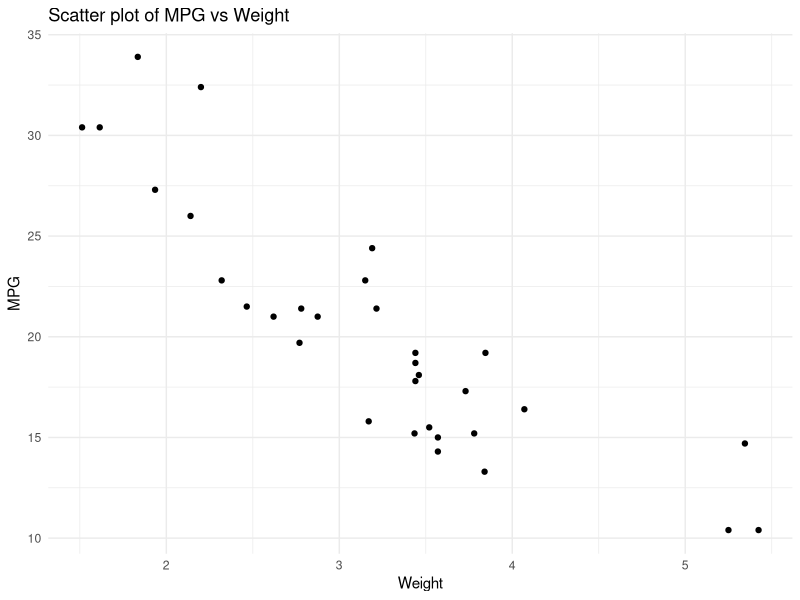
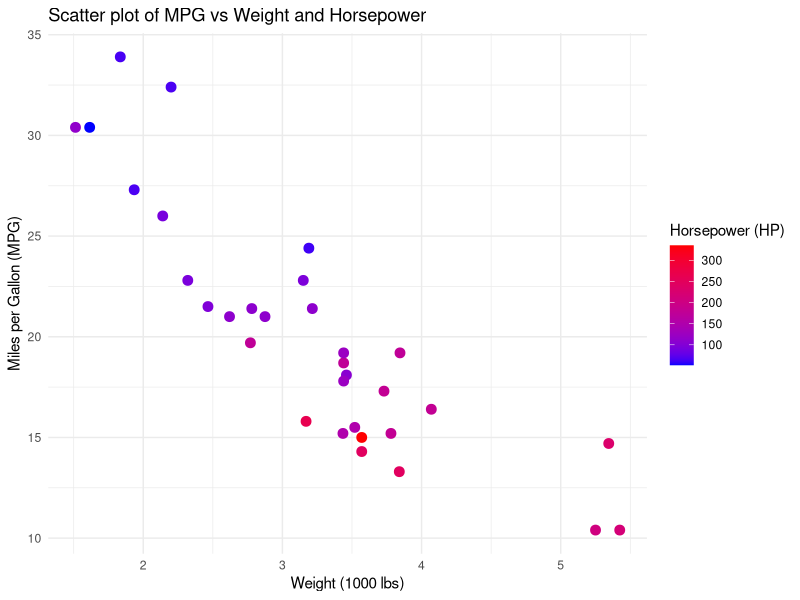
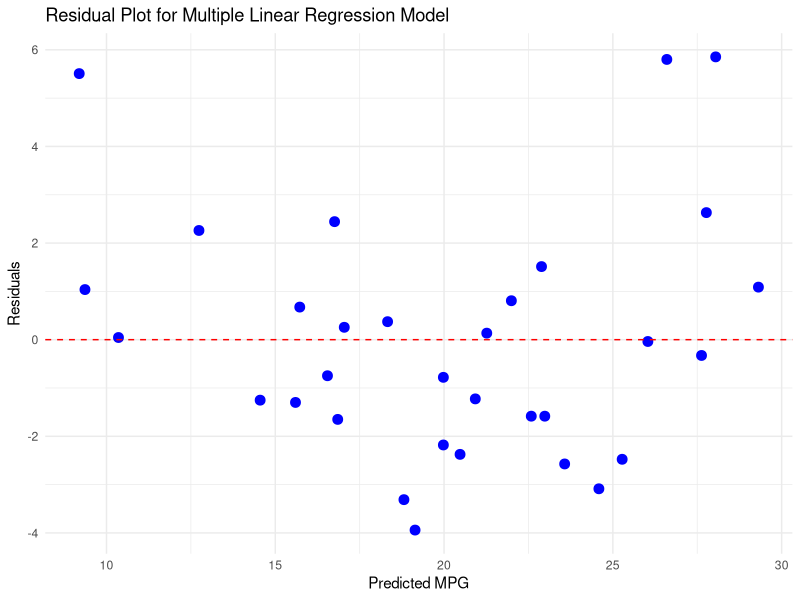
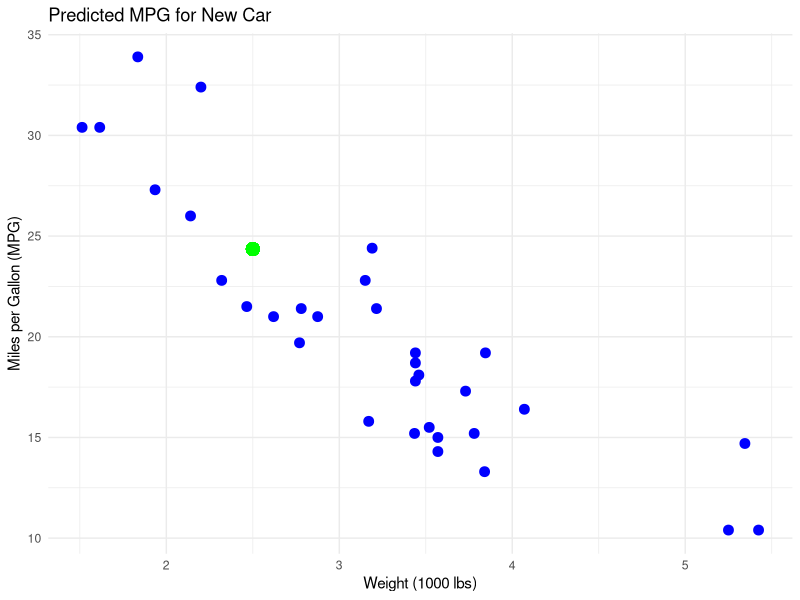

Reproduce these figures in R, in order.
# 1. Load the mtcars dataset into R and examine the first few rows using the head() function. Using
# comments in your code
data(mtcars)
head(mtcars)
# The row names represents the car models.The columns show different aspects of the models of cars such as miles per gallon,
# cyl,disp,hp,weight, gear etc


# 2. Summarize the mtcars dataset using the summary() function. Using comments in your code,
# describe the characteristics of the data set and anything that would be of potential concern
summary(mtcars)
# mpg ranges from 10.40 to 33.90 with mean being 20.09
#mean no. of cylinders is 6.188
#Displacement ranges from 71.1 to 472 cubic inches, with a mean of 230.7
#hp ranges from 52 to 335, with a mean of 146.7.
#wt represents weignt of the car and it ranges from 1.513 to 5.434
#gear ranges from 3.000 ti 5.000 with mean being 3.688
#Potential concern is that the value of some of the variable such as hp, wt etc vary greatly, which may affect during analysis


# 3. Create a scatter plot of mpg (miles per gallon) against wt (weight) using ggplot2. Using
# comments in your code, interpret the results of the plot
library(ggplot2)
ggplot(mtcars, aes(x = wt, y = mpg)) + 
  geom_point() +   
  labs(title = "Scatter plot of MPG vs Weight",
       x = "Weight",
       y = "MPG") +   
  theme_minimal()
#Interpretation
#The scatter plot shows that the relationship between weight and MPG is inversely proportional.
#We can see that as the weight increases the value of miles per gallon decreases which signifies the decrease in fuel efficiency.



# 4. Fit a simple linear regression model to predict mpg based on wt.
reg_model <- lm(mpg ~ wt, data = mtcars)


# 5. Using the summary function for the model, interpret the coefficients of the simple linear
# regression model in Problem 4 as comments in your code
summary(reg_model)
# Interpretation
# Intercept: This represents the estimated mpg when wt is 0.
#For example, if the intercept is 37.285, it means that a car with 0 weight would get 37.285 mpg which is not possible.
# wt (Weight): This is the slope of the regression line that represents the change in mpg for each 1-unit increase in weight.
# For example, if the coefficient for wt is -5.344, it means that for each additional 1000 lbs, 
# the mpg decreases by approximately 5.344.
#  R-squared: R-squared of 0.74 means that 74% of the variability in mpg can be predicted by weight (wt).
#  P-values:The p-value for the coefficient of wt tests the null hypothesis that the coefficient is equal to 0.
# If the p-value is less than 0.05 (a common significance level), it suggests that weight has a statistically significant
# ffect on mpg.
# For example, a p-value of <0.001 would indicate strong evidence that wt significantly affects mpg.
#    
 




# 6. Create a scatter plot of mpg against both wt (weight) and hp (horsepower) using ggplot2 and
# interpret the plot results as comments in your code.
library(ggplot2)

# Create a scatter plot of mpg vs wt, colored by hp
ggplot(mtcars, aes(x = wt, y = mpg, color = hp)) +
  geom_point(size = 3) +    # Plot points with size 3, color indicating horsepower (hp)
  scale_color_gradient(low = "blue", high = "red") +  # Gradient from blue (low hp) to red (high hp)
  labs(title = "Scatter plot of MPG vs Weight and Horsepower",
       x = "Weight (1000 lbs)",
       y = "Miles per Gallon (MPG)",
       color = "Horsepower (HP)") +   # Label the color scale
  theme_minimal() 

# Interpretation
# The scatter plot illustrates the relationship between a car's weight and its fuel efficiency. Heavier cars generally have lower fuel efficiency, as indicated by the downward trend. Cars with higher horsepower tend to be heavier and less fuel-efficient. However, there are exceptions to this trend, suggesting that some cars may have features or designs that improve efficiency despite their weight



# 7. Fit a multiple linear regression model to predict mpg based on wt and hp.
multiple_model <- lm(mpg ~ wt + hp, data = mtcars)
summary(multiple_model)


# 8. Compare the R-squared values of the simple and multiple linear regression models. Using
# comments in your code, interpret the comparisons
r_squared_simple <- summary(reg_model)$r.squared
r_squared_multiple <- summary(multiple_model)$r.squared
print(paste("R-squared for simple linear regression model:", r_squared_simple))
print(paste("R-squared for multiple linear regression model:", r_squared_multiple))
#The R-squared value measures how well a linear regression model fits the data. It represents the proportion of the variation in the dependent variable that can be explained by the independent variable(s).
# The R-squared of 0.75 indicates that 75% of the variability in the dependent variable is explained by the independent variable in the model.
#The R-squared value for a multiple linear regression model shows how well the model can explain the variation in the dependent variable using multiple independent variables
#The increase in R-squared value from the simple to the multiple regression model indicates that horsepower is a significant predictor of fuel efficiency, and including it in the model improves its ability to predict fuel efficiency.


# 9. Create a residual plot to assess the fit of the multiple linear regression model. Using comments
# in your code, interpret the results.
multiple_model


# Extract residuals and fitted values from the model
residuals <- multiple_model$residuals
fitted_values <- multiple_model$fitted.values

# Create a residual plot using ggplot2
ggplot(data = mtcars, aes(x = fitted_values, y = residuals)) +
  geom_point(color = "blue", size = 3) +  # Scatter plot of residuals
  geom_hline(yintercept = 0, linetype = "dashed", color = "red") +  # Horizontal line at zero
  labs(title = "Residual Plot for Multiple Linear Regression Model",
       x = "Predicted MPG",
       y = "Residuals") +
  theme_minimal()

# 10. Use the predict() function to predict the mpg for a new car with wt = 2.5 and hp = 100.
multiple_model

# Create a new data frame with the new car's weight and horsepower
new_car <- data.frame(wt = 2.5, hp = 100)

# Use the predict function to predict mpg for the new car
predicted_mpg <- predict(multiple_model, newdata = new_car)

print(paste("Predicted MPG for a car with wt = 2.5 and hp = 100:", predicted_mpg))


# 11. Using ggplot2, plot the predicted mpg for a new car with wt = 2.5 and hp = 100

ggplot(mtcars, aes(x = wt, y = mpg)) +
  geom_point(size = 3, color = "blue") +  # Original data points
  geom_point(aes(x = new_car$wt, y = predicted_mpg), 
             size = 4, color = "green") +  # New car's predicted mpg
  labs(title = "Predicted MPG for New Car",
       x = "Weight (1000 lbs)",
       y = "Miles per Gallon (MPG)") +
  theme_minimal() 
  